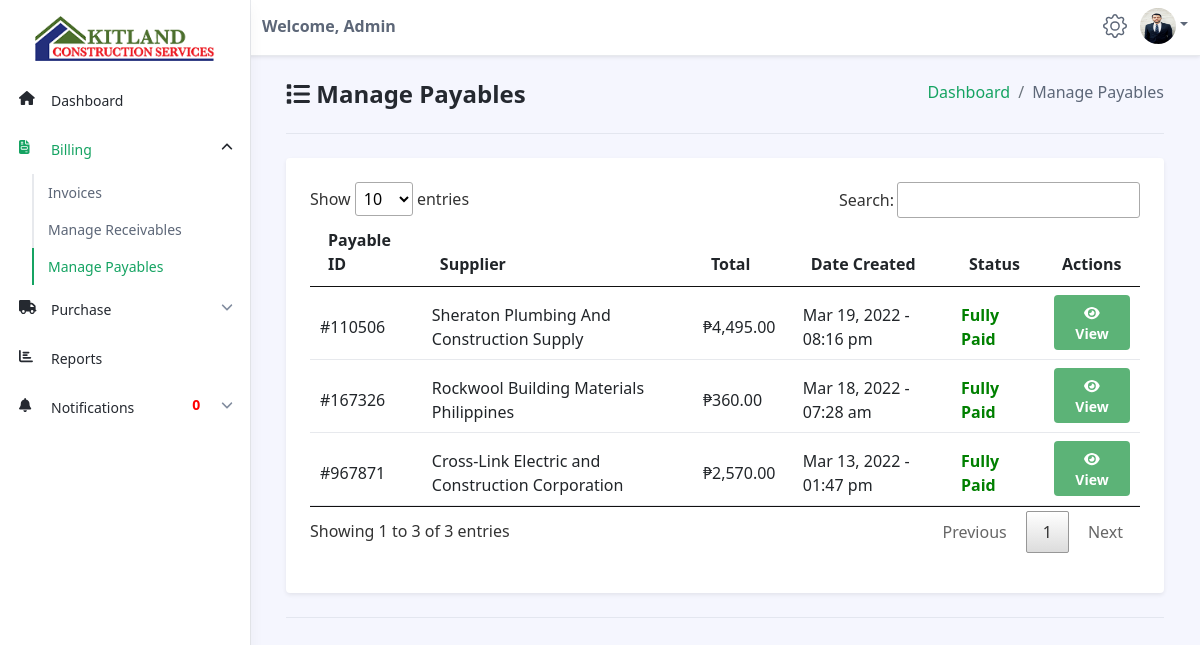
The app's page /accountant/manage-payables.php (signed in) with its own data.
### tables this page shows
CREATE TABLE `materials` (
  `id` int(11) NOT NULL,
  `supplier` varchar(255) NOT NULL,
  `name` varchar(255) NOT NULL,
  `description` varchar(255) NOT NULL,
  `unit` varchar(255) NOT NULL,
  `price` decimal(13,2) NOT NULL,
  `stocks` varchar(255) NOT NULL,
  `date_added` datetime NOT NULL DEFAULT current_timestamp()
);

CREATE TABLE `payables` (
  `id` int(11) NOT NULL,
  `payable_id` varchar(255) NOT NULL,
  `order_id` varchar(255) NOT NULL,
  `product_id` varchar(255) NOT NULL,
  `products` varchar(255) NOT NULL,
  `product_price` decimal(13,2) NOT NULL,
  `qty` varchar(255) NOT NULL,
  `amount_paid` decimal(13,2) NOT NULL,
  `total_amount` decimal(13,2) NOT NULL,
  `date_ordered` datetime NOT NULL,
  `date_received` datetime NOT NULL,
  `status` varchar(255) NOT NULL,
  `date_paid` datetime NOT NULL,
  `user_id` varchar(255) NOT NULL DEFAULT current_timestamp()
);

### accountant/manage-payables.php (the view, shortened to what this page needs)
<?php
include('../connections/config.php');
?>
<!DOCTYPE html>
<!DOCTYPE html>
<html lang="en">
<head>
	<link id="theme-style" rel="stylesheet" href="dataTables/jquery.dataTables.min.css">
	<link id="theme-style" rel="stylesheet" href="../assets/css/portal.css">
	<link rel="stylesheet" href="../assets/css/style.css" />
</head>
<body class="app">
	<?php $page = 'payable';
	include('accountant-navbar.php'); ?>
	<div class="app-wrapper">
		<div class="app-content pt-3 p-md-3 p-lg-4">
			<div class="container-xl">
				<ol class="breadcrumb mb-4" style="float:right">
					<li class="breadcrumb-item"><a href="dashboard.php">Dashboard</a></li>
					<li class="breadcrumb-item">Manage Payables</li>
				</ol>
				<h1 class="app-page-title"><span class="nav-icon"><i class="fa fa-list"></i></span> Manage Payables</h1>
				<hr class="mb-4">
				<div class="row g-4 settings-section">
					<div class="col-12 col-md-12">
						<div class="app-card app-card-settings shadow-sm p-4">
							<div class="app-card-body">
								<form class="settings-form">
									<div class="mb-3">
										<table id="myTable" class="table app-table-hover mb-0 text-left">
											<thead>
												<tr>
													<th class="cell">Payable ID</th>
													<th class="cell">Supplier</th>
													<th class="cell" style="width:12%">Total</th>
													<th class="cell">Date Created</th>
													<th class="cell">Status</th>
													<th class="cell">Actions</th>
												</tr>
											</thead>
											<tbody>
												<?php
												$sql = "SELECT * FROM materials, payables WHERE payables.product_id = materials.id ORDER BY payables.id DESC";
												$result = mysqli_query($conn, $sql);
												$count = mysqli_num_rows($result);
												if ($count > 0) {
													while ($row = mysqli_fetch_assoc($result)) {
														$id = $row['id'];
														$payable_id = $row['payable_id'];
														$supplier = $row['supplier'];
														$amount_paid = $row['amount_paid'];
														$date_received = $row['date_received'];
												?>
														<tr>
															<td class="cell" style="padding-top: 1em"><?php echo $payable_id; ?>
															</td>
															<td class="cell" style="padding-top: 1em"><?php echo $supplier; ?></td>
															<td class="cell" style="padding-top: 1em">₱<?php echo number_format($amount_paid, 2, '.', ','); ?></td>
															<td class="cell" style="padding-top: 1em"><?php echo $date = date("M d, Y - h:i a", strtotime($date_received)); ?></td>
															<?php
															if ($row['status'] == "Unpaid") {
															?>
																<td class="cell" style="padding-top: 1em; font-weight:bold; color:red">Unpaid</td>
															<?php
															} else if ($row['status'] == "Partial") {
															?>
																<td class="cell" style="padding-top: 1em; font-weight:bold; color:blue">Partially Paid</td>
															<?php
															} else if ($row['status'] == "Paid") {
															?>
																<td class="cell" style="padding-top: 1em; font-weight:bold; color:green">Fully Paid</td>
															<?php
															}
															?>
															<td><a href="payable-details.php?ID=<?php echo $id; ?>" class="btn app-btn btn-success" style="color:white"><i class="fa fa-eye"></i> View</a></td>
														</tr>
												<?php
													}
												} else {
												}
												?>
											</tbody>
										</table>
									</div>
								</form>
							</div>
						</div>
					</div>
				</div>
				<hr class="my-4">
			</div>
		</div>
	</div>
</body>
</html>

### assets/css/style.css (style rules this page uses)
* { -webkit-user-select: none; -moz-user-select: none; -ms-user-select: none; user-select: none; }

### records on screen
materials: payables.payable_id "#110506", supplier "Sheraton Plumbing And Construction Supply", payables.amount_paid "4,495.00", payables.date_received "Mar 19, 2022 - 08:16 pm"
materials: payables.payable_id "#167326", supplier "Rockwool Building Materials Philippines", payables.amount_paid "360.00", payables.date_received "Mar 18, 2022 - 07:28 am"
materials: payables.payable_id "#967871", supplier "Cross-Link Electric and Construction Corporation", payables.amount_paid "2,570.00", payables.date_received "Mar 13, 2022 - 01:47 pm"

### other values on screen
$_SESSION['access'] "Admin"
$total "0"
